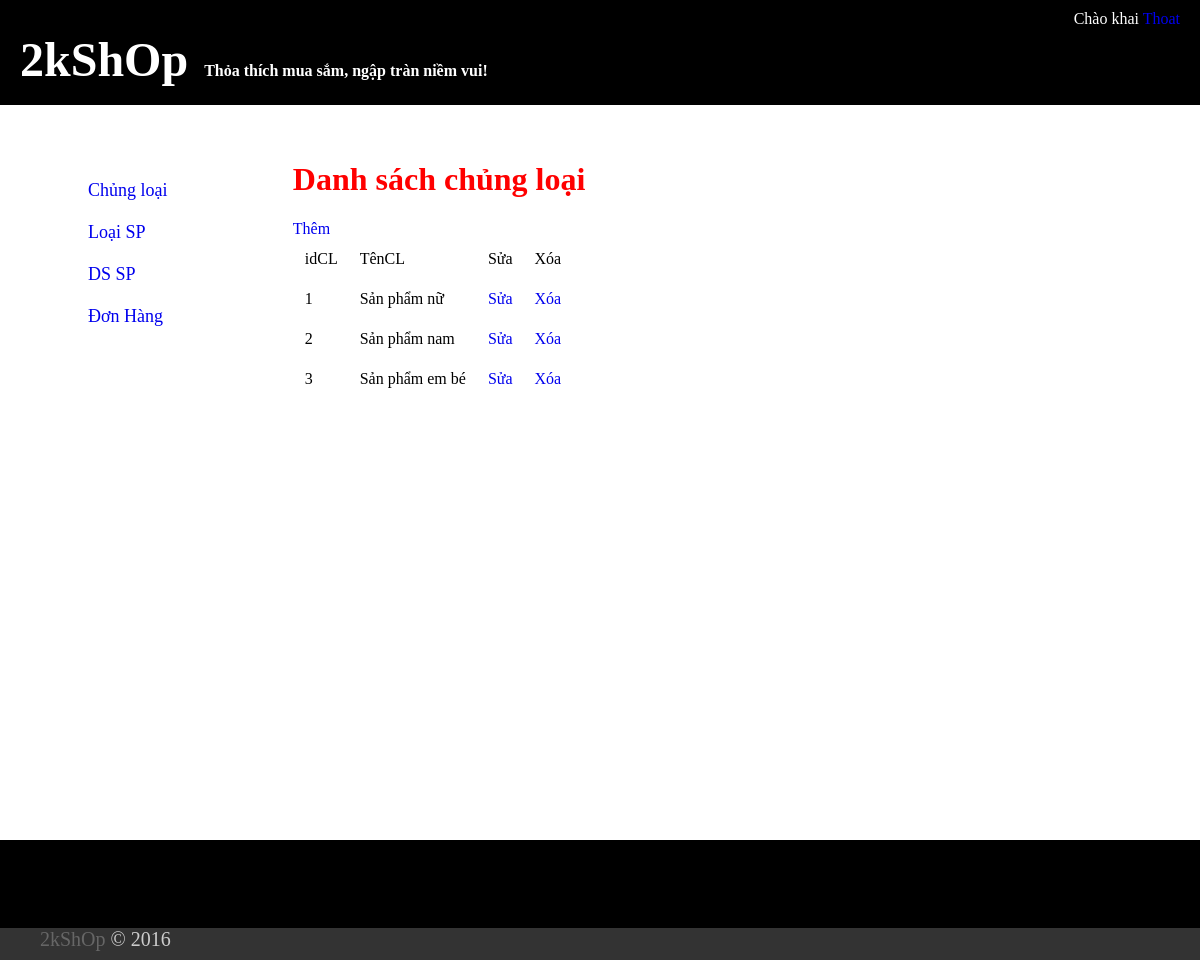
The page /thanhvien/index.php?id=loai (signed in) on the database its author committed.
### tables this page shows
CREATE TABLE IF NOT EXISTS `webtm_chungloaisp` (
  `idCL` int(12) NOT NULL AUTO_INCREMENT,
  `TenCL` varchar(100) NOT NULL,
  PRIMARY KEY (`idCL`)
);

### thanhvien/dschungloai.php (the view, shortened to what this page needs)
<!DOCTYPE html PUBLIC "-//W3C//DTD XHTML 1.0 Transitional//EN" "http://www.w3.org/TR/xhtml1/DTD/xhtml1-transitional.dtd">
<html xmlns="http://www.w3.org/1999/xhtml">
<head>
</head>
<body>
<div>
	<div>
    	<h1 id="1" style="color:#F00">Danh sách chủng loại</h1>
    </div>
    <div><a href="index.php?id=themchungloai">Thêm</a></div>
    <table >
    	<tr>
        	<td>idCL</td>
            <td>TênCL</td>
            <td>Sửa</td>
            <td>Xóa</td>
        </tr>
        <?php
			$s1="select * from webtm_chungloaisp";
			$kq1=mysql_query($s1,$link);
			while($d1=mysql_fetch_array($kq1)) { ?>
            <tr>
            	<td><?php echo $d1['idCL'] ?></td>
                <td><?php echo $d1['TenCL'] ?></td>
                <td><a href="index.php?id=suacl&idcl=<?php echo $d1['idCL'] ?>">Sửa</a></td>
                <td><a href="index.php?id=xoacl&idcl=<?php echo $d1['idCL'] ?>">Xóa</a></td>
            </tr>
		<?php
			}
		?>
    </table>
</div>
</body>
</html>

### thanhvien/index.php (style rules this page uses)
body { margin: 0; padding: 0; }
td { padding: 10px; }

### thanhvien/menu.php (style rules this page uses)
body a { text-decoration:none; }

### rows shown on the page
webtm_chungloaisp: idCL "1", TenCL "Sản phẩm nữ"
webtm_chungloaisp: idCL "2", TenCL "Sản phẩm nam"
webtm_chungloaisp: idCL "3", TenCL "Sản phẩm em bé"

### other values the page prints
$_SESSION['usernametv'] "khai"
